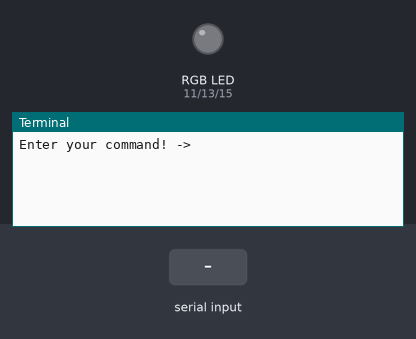
A program run on a simulated Raspberry Pi (header pin numbers). Parts: an RGB LED mixed from three pins (HIGH = lit), the last lines printed to the terminal. The test bench sets the inputs (shaded band).

Above: at 1.2 s.
1.3 s: "black" typed at the terminal, then Enter
At 2.5 s:
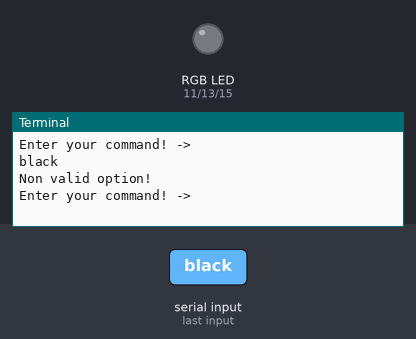
2.8 s: "off" typed at the terminal, then Enter
At 3.6 s:
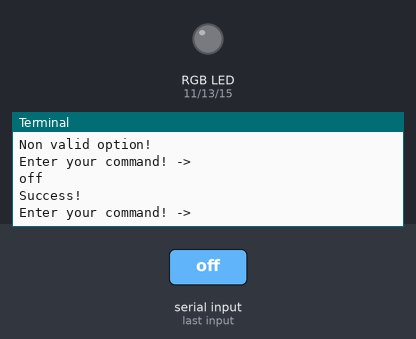
4.3 s: "on" typed at the terminal, then Enter
At 4.7 s:
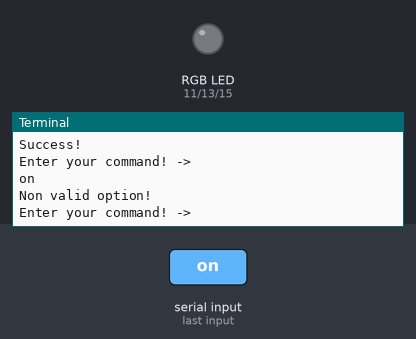

The program:

ledRGBe2.py
```python
# ledRGBe2.py
# Practica 2. Sensores y actuadores. URJC. Diego y Ioana.

################################################################################

import time, sys
import RPi.GPIO as GPIO

################################################################################

GPIO.setmode(GPIO.BOARD)

redPin = 11
greenPin = 13
bluePin = 15

################################################################################

GPIO.setup(redPin, GPIO.OUT)
GPIO.setup(greenPin, GPIO.OUT)
GPIO.setup(bluePin, GPIO.OUT)

colors = {"red": 4, "green": 2, "blue": 1, "cyan": 3, "magenta": 5, "yellow": 6, "white": 7, "black": 0}

# Actually we are assigning numbers to each color in order to decompose them
# in a 3 bit binary number which will represent the states of the three needed
# outputs.

################################################################################

def turnOff():
   setLED("black")

def setLED(color, mode = "on"):
    rValue, gValue, bValue = bin(colors[color])[2:].zfill(3)
    # At this point, the number assigned to the given color (Actually a key for
    # the dict) is converted to its binary representation following this format:
    # XXX
    # However its returned as String type so in the next step the components are
    # casted to booleans (Previously to int).

    rValue, gValue, bValue = bool(int(rValue)), bool(int(gValue)), bool(int(bValue))

    if color != "black":
        # Only do something if the color to represent is not black.
        # Actually when we turn on a color, it is substracted from the previous one.
        # That means that only the bits that match a given color are changed.
        # Same goes for the "on" mode.
        if mode == "off": # Turn off a color means flip its bits!
            if rValue: rValue = not rValue
            else: rValue = GPIO.input(redPin)
            if gValue: gValue = not gValue
            else: gValue = GPIO.input(greenPin)
            if bValue: bValue = not bValue
            else: bValue = GPIO.input(bluePin)

        if mode == "on": # pass = do nothing. This is used since the if statment could not be empty.
            if rValue: pass
            else: rValue = GPIO.input(redPin)
            if gValue: pass
            else: gValue = GPIO.input(greenPin)
            if bValue: pass
            else: bValue = GPIO.input(bluePin)

    GPIO.output(redPin, rValue)
    GPIO.output(greenPin, gValue)
    GPIO.output(bluePin, bValue)

################################################################################

def validInput(args):
    if len(args) == 1 and args[0] == "off" or args[0] == "exit": return True
    if len(args) == 2 and args[1] in colors and (args[0] == "on" or args[0] == "off"): return True
    print("Non valid option!")
    return False # Reach this point means that the argument has not passed
    # any filter.

################################################################################

while True:
    while True:
        userCommand = input ("Enter your command! ->\t")
        if not userCommand: continue # Try again if the argument is empty.
        userCommandSplitted = userCommand.lower().split(' ')
        if validInput(userCommandSplitted): break # If the argument is valid...

    if len(userCommandSplitted) == 1:
        command = userCommandSplitted[0]
        if command == "exit": break # Break the main loop here.
        if command == "off": turnOff()
    else:
        command, color = userCommandSplitted
        if color: setLED(color, command)

    print("Success!")

turnOff()
GPIO.cleanup()

################################################################################
```

Measured:
- after the input at 1.3 s, the terminal: prints a new line at once (image 1)
- after the input at 2.8 s, the terminal: prints a new line at once (image 2)
- after the input at 4.3 s, the terminal: prints a new line at once (image 3)
